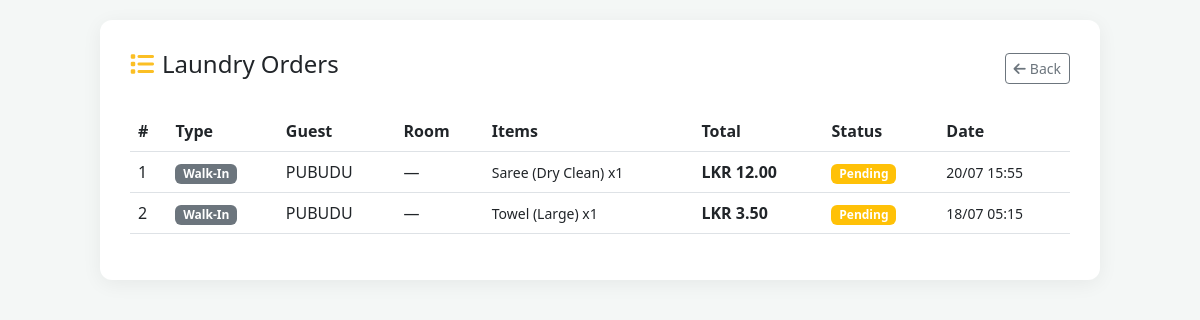
Screenshot of /img/laundry_orders.php (signed in) with the database file from the repository.
### tables this page shows
CREATE TABLE `laundry_orders` (
  `order_id` int(11) NOT NULL,
  `order_type` enum('Walk-In','Room') NOT NULL,
  `room_id` int(11) DEFAULT NULL,
  `res_id` int(11) DEFAULT NULL,
  `walk_in_name` varchar(100) DEFAULT NULL,
  `total_amount` decimal(10,2) NOT NULL,
  `order_status` enum('Pending','Processing','Completed') DEFAULT 'Pending',
  `posted_at` timestamp NOT NULL DEFAULT current_timestamp()
);

### img/laundry_orders.php (the view, shortened to what this page needs)
<?php
include '../includes/db.php';
$orders = $conn->query("
    SELECT o.*, r.room_number, res.guest_name,
           GROUP_CONCAT(CONCAT(i.item_name, ' x', oi.quantity) SEPARATOR ', ') as items
    FROM laundry_orders o
    LEFT JOIN rooms r ON o.room_id = r.room_id
    LEFT JOIN reservations res ON o.res_id = res.res_id
    LEFT JOIN laundry_order_items oi ON o.order_id = oi.order_id
    LEFT JOIN laundry_items i ON oi.item_id = i.item_id
    GROUP BY o.order_id
    ORDER BY o.posted_at DESC
    LIMIT 50
");
?>
<!DOCTYPE html>
<html>
<head>
    <link href="https://cdn.jsdelivr.net/npm/bootstrap@5.3.0/dist/css/bootstrap.min.css" rel="stylesheet">
    <link rel="stylesheet" href="https://cdnjs.cloudflare.com/ajax/libs/font-awesome/6.0.0/css/all.min.css">
</head>
<body style="background:#f4f7f6; padding:20px;">
<div class="container" style="max-width:1000px; background:white; padding:30px; border-radius:12px; box-shadow:0 4px 20px rgba(0,0,0,0.06);">
    <div class="d-flex justify-content-between align-items-center mb-4">
        <h4><i class="fas fa-list me-2" style="color:#fbbf24;"></i>Laundry Orders</h4>
        <a href="dashboard.php" class="btn btn-sm btn-outline-secondary"><i class="fas fa-arrow-left me-1"></i>Back</a>
    </div>
    <table class="table table-hover">
        <thead><tr><th>#</th><th>Type</th><th>Guest</th><th>Room</th><th>Items</th><th>Total</th><th>Status</th><th>Date</th></tr></thead>
        <tbody>
            <?php if($orders && $orders->num_rows > 0): $i=1; while($o = $orders->fetch_assoc()): ?>
            <tr>
                <td><?= $i++ ?></td>
                <td><span class="badge <?= $o['order_type'] == 'Room' ? 'bg-primary' : 'bg-secondary' ?>"><?= $o['order_type'] ?></span></td>
                <td><?= htmlspecialchars($o['guest_name'] ?? $o['walk_in_name'] ?? '—') ?></td>
                <td><?= $o['room_number'] ?? '—' ?></td>
                <td><small><?= htmlspecialchars($o['items'] ?? '—') ?></small></td>
                <td><strong>LKR <?= number_format($o['total_amount'], 2) ?></strong></td>
                <td><span class="badge <?= $o['order_status'] == 'Pending' ? 'bg-warning' : ($o['order_status'] == 'Processing' ? 'bg-info' : 'bg-success') ?>"><?= $o['order_status'] ?></span></td>
                <td><small><?= date('d/m H:i', strtotime($o['posted_at'])) ?></small></td>
            </tr>
            <?php endwhile; else: ?>
            <tr><td colspan="8" class="text-center text-muted">No orders yet</td></tr>
            <?php endif; ?>
        </tbody>
    </table>
</div>
</body>
</html>

### rows the page displays
laundry_orders: order_type "Walk-In", walk_in_name "PUBUDU", room_number "—", items "Saree (Dry Clean) x1", total_amount "12.00", order_status "Pending", posted_at "20/07 15:55"
laundry_orders: order_type "Walk-In", walk_in_name "PUBUDU", room_number "—", items "Towel (Large) x1", total_amount "3.50", order_status "Pending", posted_at "18/07 05:15"
